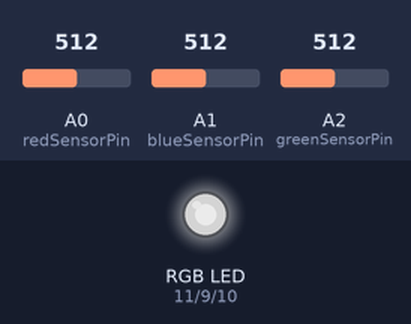
The sketch below on a simulated Arduino Uno, built with avr-gcc and run on an emulated ATmega328P. Shown: an RGB LED mixed from three pins (HIGH = lit). The inputs (shaded band) are chosen by the test bench; at power-on: A0 (redSensorPin) = 512, A1 (blueSensorPin) = 512, A2 (greenSensorPin) = 512. Dim RGB values are drawn brighter than linear; what the sketch prints to the serial monitor is not drawn.

Above: at 1.2 s.
1.3 s: A0 (redSensorPin) set to 413
At 1.8 s:
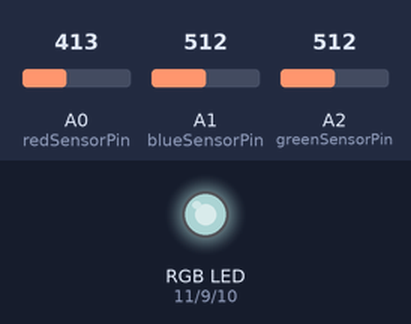
3.3 s: A0 (redSensorPin) set to 388
At 4.5 s:
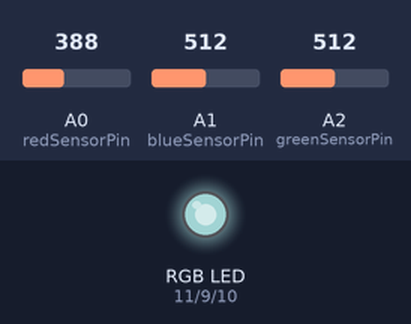
5.1 s: A1 (blueSensorPin) set to 411
At 6.1 s:
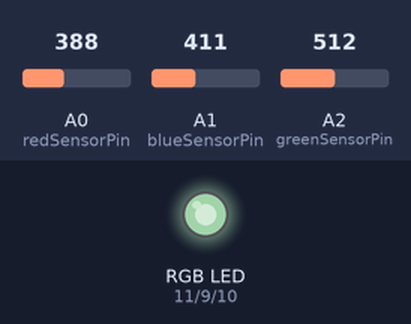
6.9 s: A1 (blueSensorPin) set to 382
At 8.3 s:
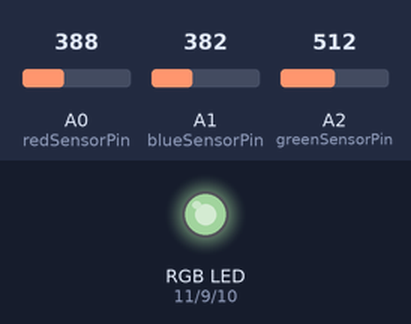
8.7 s: A2 (greenSensorPin) set to 414
At 9.4 s:
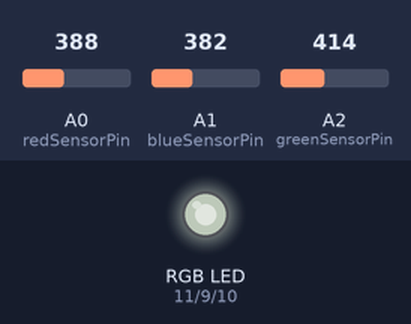
10.5 s: A2 (greenSensorPin) set to 387
At 11.5 s:
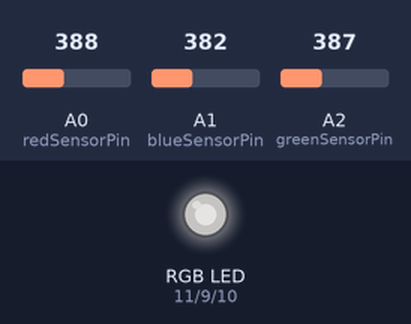
Timing chart, 0 to 13.3 s (numbered marks = the images above; inputs shaded):
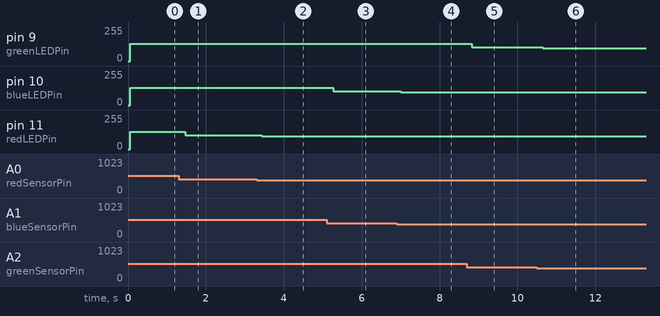

The sketch:

color-mixing-lamp.ino
```cpp
// Color Mixing Lamp
// Objective: Use 3 photosensors with restrictive gels covering them
// to control which color comes through and subsequently change LED output
// color; also adjust LED brighness based on how strong light source is

// note: both input & output order differs from book guide

// 4-input LED Outputs
const int redLEDPin = 11;
const int blueLEDPin = 10;
const int greenLEDPin = 9;

// 3 photosensor LED Inputs
const int redSensorPin = A0;
const int blueSensorPin = A1;
const int greenSensorPin = A2;

// 4-input LED Output Variables
int redValue = 0;
int blueValue = 0;
int greenValue = 0;

// 3 photosensor LED Input Variables
int redSensorValue = 0;
int blueSensorValue = 0;
int greenSensorValue = 0;


void setup() {
  Serial.begin(9600);

  // Configure outputs to respective pins
  pinMode(redLEDPin, OUTPUT);
  pinMode(blueLEDPin, OUTPUT);
  pinMode(greenLEDPin, OUTPUT);

}

void loop() {
  // Set input values to declared variables
  redSensorValue = analogRead(redSensorPin);
  delay(5);
  blueSensorValue = analogRead(blueSensorPin);
  delay(5);
  greenSensorValue = analogRead(greenSensorPin);

  // Print obtained values to screen
  Serial.print("Raw Sensor Values \t Red: ");
  Serial.print(redSensorValue);
  Serial.print("\t Blue: ");
  Serial.print(blueSensorValue);
  Serial.print("\t Green: ");
  Serial.print(greenSensorValue);

  // Adjust LED's brightness (convert sensor's reading betw 0-1023 to value betw 0-255)
  redValue = redSensorValue/4;
  blueValue = blueSensorValue/4;
  greenValue = greenSensorValue/4;

  // Print mapped brightness values
  Serial.print("Mapped Sensor Values \t Red: ");
  Serial.print(redValue);
  Serial.print("\t Blue: ");
  Serial.print(blueValue);
  Serial.print("\t Green: ");
  Serial.print(greenValue);

  // Set 4-input LED brightness levels
  analogWrite(redLEDPin, redValue);
  analogWrite(blueLEDPin, blueValue);
  analogWrite(greenLEDPin, greenValue);
}
```

Measured:
- after the input at 1.3 s, pin 11 (redLEDPin): 128/255 → 103/255 after 0.17 s
- after the input at 3.3 s, pin 11 (redLEDPin): 103/255 → 97/255 after 0.14 s
- after the input at 5.1 s, pin 10 (blueLEDPin): 128/255 → 102/255 after 0.18 s
- after the input at 6.9 s, pin 10 (blueLEDPin): 102/255 → 95/255 after 0.10 s
- after the input at 8.7 s, pin 9 (greenLEDPin): 128/255 → 103/255 after 0.13 s
- after the input at 10.5 s, pin 9 (greenLEDPin): 103/255 → 96/255 after 0.15 s
